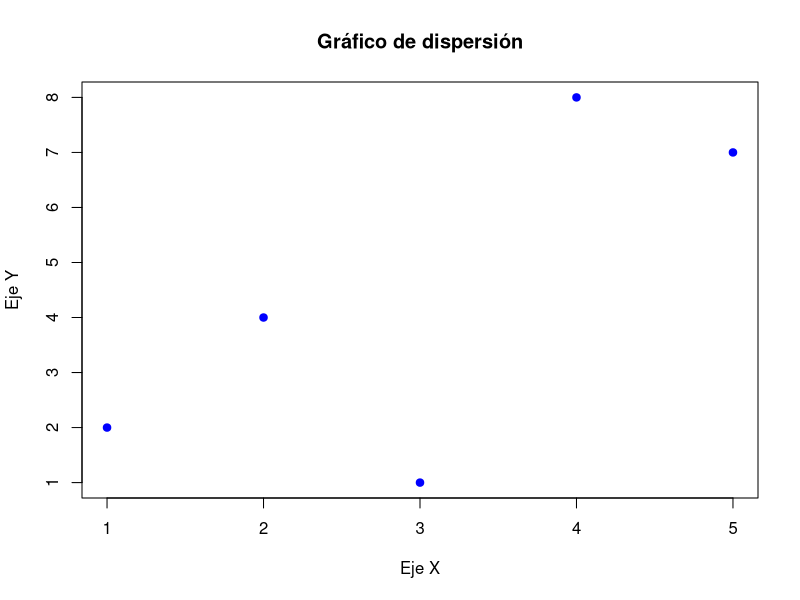

This figure's R source:
# Crear vectores de datos
x <- c(1, 2, 3, 4, 5)
y <- c(2, 4, 1, 8, 7)

# Crear gráfico de dispersión
plot(x, y,
     main = "Gráfico de dispersión",
     xlab = "Eje X",
     ylab = "Eje Y",
     pch = 19,       # Tipo de punto
     col = "blue")   # Color de los puntos
